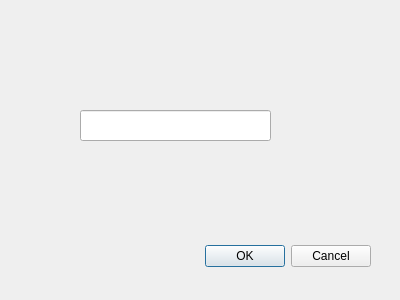
<?xml version="1.0" encoding="UTF-8"?>
<ui version="4.0">
 <class>Dialogname</class>
 <widget class="QDialog" name="Dialogname">
  <property name="geometry">
   <rect>
    <x>0</x>
    <y>0</y>
    <width>400</width>
    <height>300</height>
   </rect>
  </property>
  <property name="windowTitle">
   <string>Dialog</string>
  </property>
  <widget class="QDialogButtonBox" name="buttonBox">
   <property name="geometry">
    <rect>
     <x>30</x>
     <y>240</y>
     <width>341</width>
     <height>32</height>
    </rect>
   </property>
   <property name="orientation">
    <enum>Qt::Horizontal</enum>
   </property>
   <property name="standardButtons">
    <set>QDialogButtonBox::Cancel|QDialogButtonBox::Ok</set>
   </property>
  </widget>
  <widget class="QLineEdit" name="editlane">
   <property name="geometry">
    <rect>
     <x>80</x>
     <y>110</y>
     <width>191</width>
     <height>31</height>
    </rect>
   </property>
  </widget>
 </widget>
 <resources/>
 <connections>
  <connection>
   <sender>buttonBox</sender>
   <signal>accepted()</signal>
   <receiver>Dialogname</receiver>
   <slot>accept()</slot>
   <hints>
    <hint type="sourcelabel">
     <x>248</x>
     <y>254</y>
    </hint>
    <hint type="destinationlabel">
     <x>157</x>
     <y>274</y>
    </hint>
   </hints>
  </connection>
  <connection>
   <sender>buttonBox</sender>
   <signal>rejected()</signal>
   <receiver>Dialogname</receiver>
   <slot>reject()</slot>
   <hints>
    <hint type="sourcelabel">
     <x>316</x>
     <y>260</y>
    </hint>
    <hint type="destinationlabel">
     <x>286</x>
     <y>274</y>
    </hint>
   </hints>
  </connection>
 </connections>
</ui>
